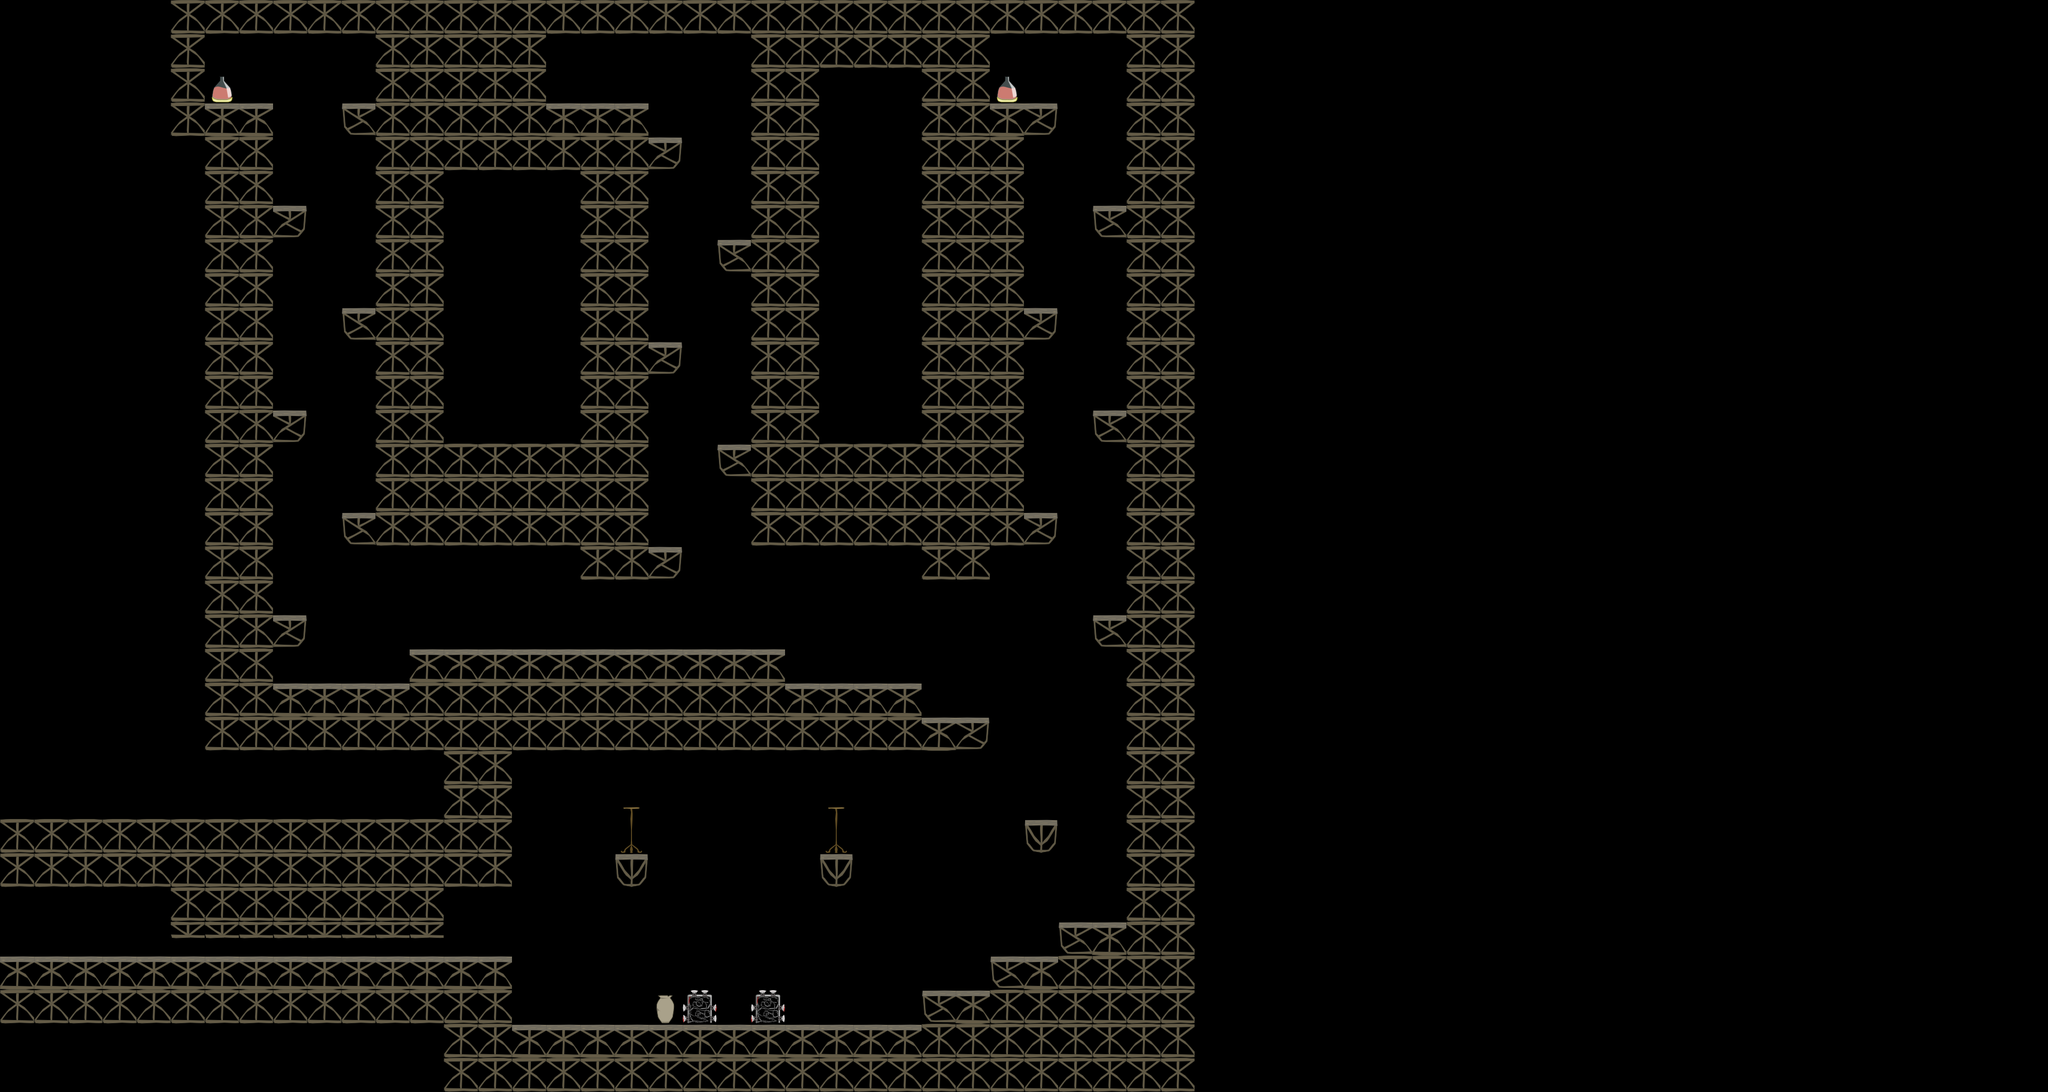

The image is a tile-based game level rendered from a .tmx file. Its description and source (layers, tilesets, objects; grid data summarised) follow:
An orthogonal 60x32 tile map with 64x64 px tiles, 5 tile layers (background, walls, hazards, pickups, ...) and 7 objects (enemy1, enemy2, enemy3, spawn1, spawn2, ...).

<map version="1.0" orientation="orthogonal" width="60" height="32" tilewidth="64" tileheight="64">
 <tileset firstgid="1" name="standards" tilewidth="64" tileheight="64">
  <image source="DuelMapTiles-hd.png" width="256" height="256" />
 </tileset>
 <layer name="background" width="60" height="32">
  <data>[1920 cells, 5 non-empty, 3 distinct tile ids]</data>
 </layer>
 <layer name="walls" width="60" height="32">
  <data>[1920 cells, 499 non-empty, 5 distinct tile ids]</data>
 </layer>
 <layer name="hazards" width="60" height="32">
  <data>[1920 cells, 2 non-empty, 1 distinct tile ids]</data>
 </layer>
 <layer name="pickups" width="60" height="32">
  <data>[1920 cells, 2 non-empty, 1 distinct tile ids]</data>
 </layer>
 <layer name="falseWalls" width="60" height="32">
  <data>[1920 cells, 8 non-empty, 1 distinct tile ids]</data>
 </layer>
 <objectgroup name="enemies" width="60" height="32">
  <object name="enemy1" x="1504" y="1889" />
  <object name="enemy2" x="1184" y="1504">
   <properties>
    <property name="bird" value="yes" />
   </properties>
  </object>
  <object name="enemy3" x="1568" y="1504">
   <properties>
    <property name="bird" value="yes" />
   </properties>
  </object>
 </objectgroup>
 <objectgroup name="spawns" width="60" height="32">
  <object name="spawn1" x="101" y="1725" />
  <object name="spawn2" x="1179" y="123" />
 </objectgroup>
 <objectgroup name="doors" width="60" height="32">
  <object name="door1" x="33" y="1764">
   <properties>
    <property name="level" value="2" />
    <property name="spawn" value="4" />
   </properties>
  </object>
  <object name="door2" x="1056" y="160">
   <properties>
    <property name="level" value="18" />
    <property name="spawn" value="1" />
   </properties>
  </object>
 </objectgroup>
 <objectgroup name="relics" width="60" height="32" />
 <objectgroup name="climbing" width="60" height="32" />
</map>
